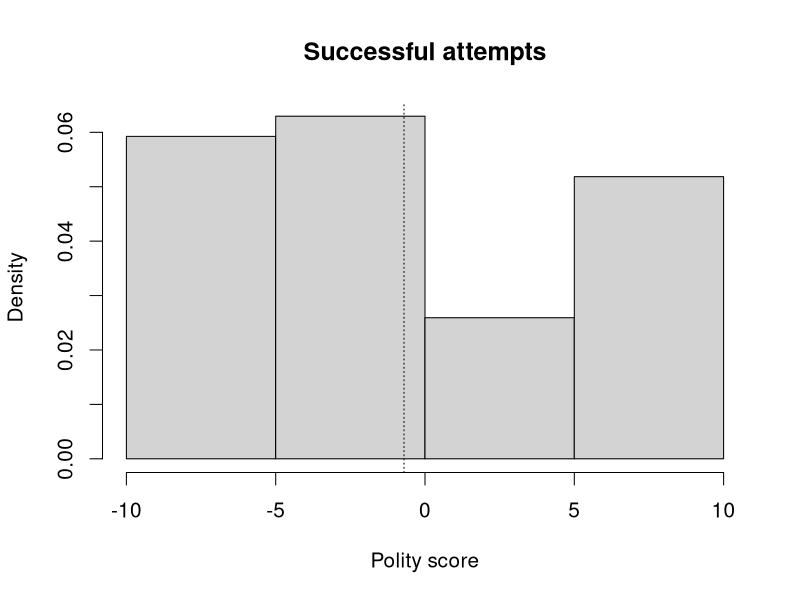
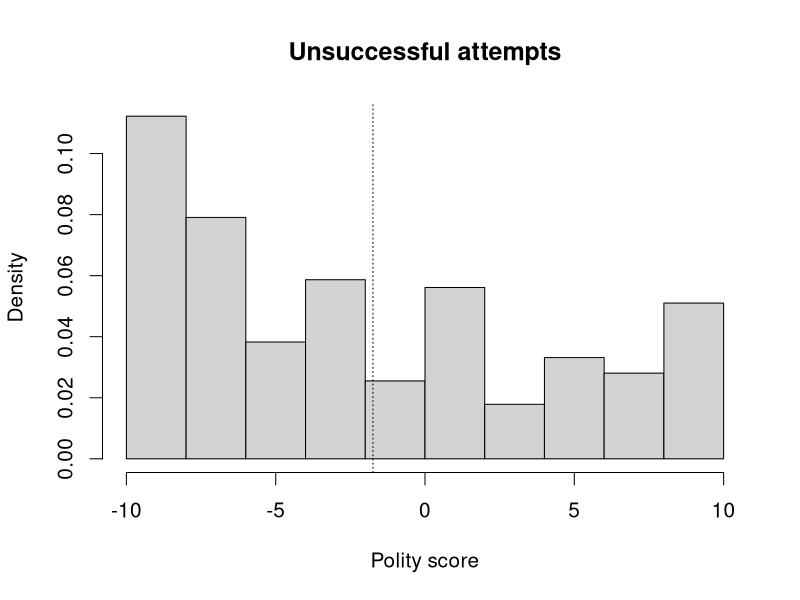
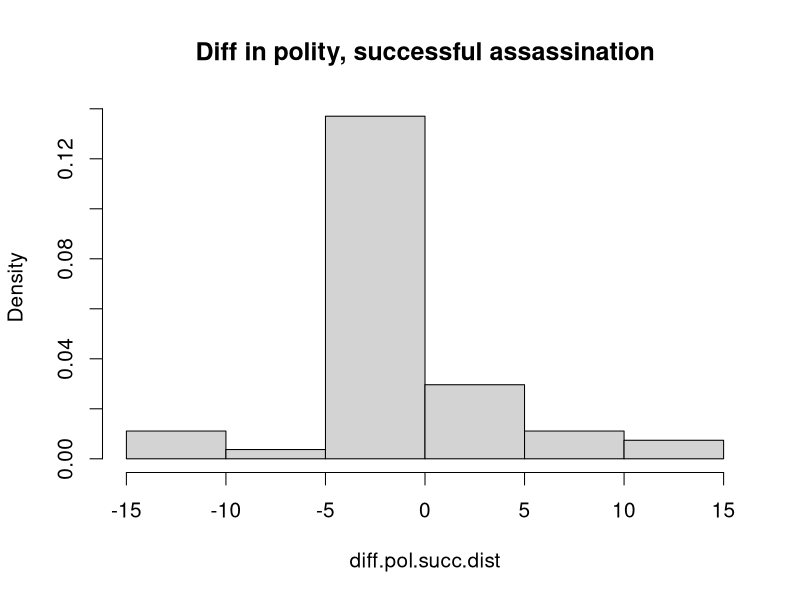
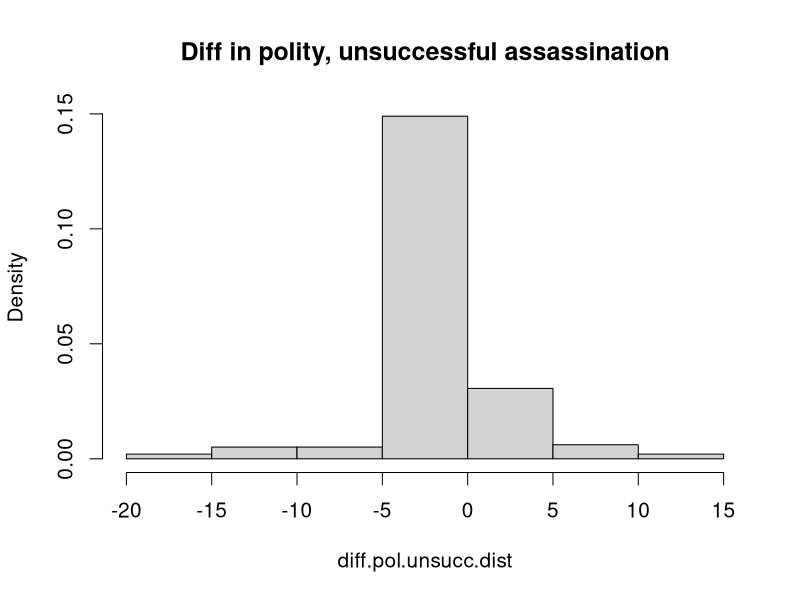

Here is the R script that generated these plots, in order:
## ---- chunk 1
leaders <- read.csv("data/leaders.csv")
## number of assassinations is number of rows
dim(leaders)
## number of countries in the data, check levels
head(leaders$country)
## median age
median(leaders$age)
## ---- chunk 2
unique(leaders$result) 
## create variable, 1 if died "from" attack, 0 otherwise
leaders$success <- 
    ifelse(leaders$result == "dies between a day and a week" | 
             leaders$result == "dies between a week and a month" |
               leaders$result == "dies within a day after the attack" | 
             leaders$result == "dies, timing unknown", 1, 0)
## rate of success
mean(leaders$success)
## ---- chunk 3
par(cex = 1.25)
## histogram for successful attempts
hist(leaders$politybefore[leaders$success == 1], freq = FALSE,
     xlab = "Polity score", main = "Successful attempts")
abline(v = mean(leaders$politybefore[leaders$success == 1]), lty = 3)
## ---- chunk 4
## histogram for unsuccessful attempts
hist(leaders$politybefore[leaders$success == 0], freq = FALSE,
     xlab = "Polity score", main = "Unsuccessful attempts")
abline(v = mean(leaders$politybefore[leaders$success == 0]), lty = 3)
## ---- chunk 5
## create warbefore variable
table(leaders$interwarbefore)
table(leaders$civilwarbefore)
leaders$warbefore <- ifelse(leaders$interwarbefore == 1 |
                                leaders$civilwarbefore == 1, 1, 0)

## proportion war before successful/unsuccessful
mean(leaders$warbefore[leaders$success == 1])
mean(leaders$warbefore[leaders$success == 0])
## proportion of successful attempts
mean(leaders$success[leaders$warbefore == 1])
mean(leaders$success[leaders$warbefore == 0])
## ---- chunk 6
## compare polity scores before to scores after
diff.pol.succ <- mean(leaders$polityafter[leaders$success == 1]) -
    mean(leaders$politybefore[leaders$success == 1]) # among successful
diff.pol.unsucc <-mean(leaders$polityafter[leaders$success == 0]) -
    mean(leaders$politybefore[leaders$success == 0]) # unsuccessful
## difference in differences
diff.pol.succ - diff.pol.unsucc
## ---- chunk 7
## compare polity scores before to scores after, using full distributions
diff.pol.succ.dist <- leaders$polityafter[leaders$success == 1] -
    leaders$politybefore[leaders$success == 1] # among successful
diff.pol.unsucc.dist <- leaders$polityafter[leaders$success == 0] -
    leaders$politybefore[leaders$success == 0] # unsuccessful
## plot the histograms
par(cex = 1.25)
hist(diff.pol.succ.dist, main = "Diff in polity, successful assassination", freq = FALSE)
hist(diff.pol.unsucc.dist, main = "Diff in polity, unsuccessful assassination", freq = FALSE)
